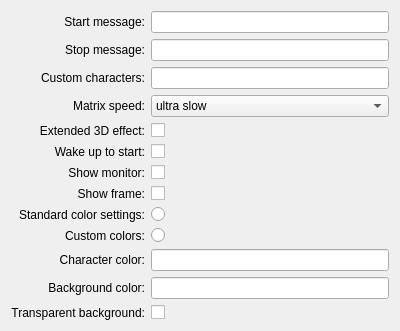
<?xml version="1.0" encoding="UTF-8"?>
<ui version="4.0">
	<class>Form</class>
	<widget class="QWidget" name="Form">
		<property name="geometry">
			<rect>
				<x>0</x>
				<y>0</y>
				<width>400</width>
				<height>38</height>
			</rect>
		</property>
		<layout class="QGridLayout" name="gridLayout">
			<!-- row 0: Start message -->
			<item row="0" column="0">
				<widget class="QLabel" name="label_startMessage">
					<property name="text">
						<string>Start message:</string>
					</property>
					<property name="alignment">
						<set>Qt::AlignRight|Qt::AlignTrailing|Qt::AlignVCenter</set>
					</property>
					<property name="buddy">
						<cstring>kcfg_startMessage</cstring>
					</property>
				</widget>
			</item>
			<item row="0" column="1">
				<widget class="QLineEdit" name="kcfg_startMessage" native="true"/>
			</item>
			<!-- Stop message -->
			<item row="1" column="0">
				<widget class="QLabel" name="label">
					<property name="text">
						<string>Stop message:</string>
					</property>
					<property name="alignment">
						<set>Qt::AlignRight|Qt::AlignTrailing|Qt::AlignVCenter</set>
					</property>
					<property name="buddy">
						<cstring>kcfg_stopMessage</cstring>
					</property>
				</widget>
			</item>
			<item row="1" column="1">
				<widget class="QLineEdit" name="kcfg_stopMessage"/>
			</item>
			<!-- Matrix String -->
			<item row="2" column="0">
				<widget class="QLabel" name="label">
					<property name="text">
						<string>Custom characters:</string>
					</property>
					<property name="alignment">
						<set>Qt::AlignRight|Qt::AlignTrailing|Qt::AlignVCenter</set>
					</property>
					<property name="buddy">
						<cstring>kcfg_matrixString</cstring>
					</property>
				</widget>
			</item>
			<item row="2" column="1">
				<widget class="QLineEdit" name="kcfg_matrixString"/>
			</item>
			<!-- Speed -->
			<item row="3" column="0">
				<widget class="QLabel" name="label">
					<property name="text">
						<string>Matrix speed:</string>
					</property>
					<property name="alignment">
						<set>Qt::AlignRight|Qt::AlignTrailing|Qt::AlignVCenter</set>
					</property>
					<property name="buddy">
						<cstring>kcfg_speed</cstring>
					</property>
				</widget>
			</item>
			<item row="3" column="1">
				<widget class="QComboBox" name="kcfg_speed">
					<item>
						<property name="text">
							<string>ultra slow</string>
						</property>
					</item>
					<item>
						<property name="text">
							<string>very slow</string>
						</property>
					</item>
					<item>
						<property name="text">
							<string>slow</string>
						</property>
					</item>
					<item>
						<property name="text">
							<string>normal</string>
						</property>
					</item>
					<item>
						<property name="text">
							<string>fast</string>
						</property>
					</item>
					<item>
						<property name="text">
							<string>very fast</string>
						</property>
					</item>
					<item>
						<property name="text">
							<string>ultra fast</string>
						</property>
					</item>
				</widget>
			</item>

			<!-- Vertical Space -->
			<item row="4" column="1">
				<spacer name="verticalSpacer">
					<property name="orientation">
						<enum>Qt::Vertical</enum>
					</property>
					<property name="sizeHint" stdset="0">
						<size>
							<width>20</width>
							<height>20</height>
						</size>
					</property>
				</spacer>
			</item>

			<!-- Extended 3D Effect -->
			<item row="5" column="0">
				<widget class="QLabel" name="label">
					<property name="text">
						<string>Extended 3D effect:</string>
					</property>
					<property name="alignment">
						<set>Qt::AlignRight|Qt::AlignTrailing|Qt::AlignVCenter</set>
					</property>
					<property name="buddy">
						<cstring>kcfg_threeDEffect</cstring>
					</property>
				</widget>
			</item>
			<item row="5" column="1">
				<widget class="QCheckBox" name="kcfg_threeDEffect"/>
			</item>
			<!-- Wake up to start -->
			<item row="6" column="0">
				<widget class="QLabel" name="label">
					<property name="text">
						<string>Wake up to start:</string>
					</property>
					<property name="alignment">
						<set>Qt::AlignRight|Qt::AlignTrailing|Qt::AlignVCenter</set>
					</property>
					<property name="buddy">
						<cstring>kcfg_wakeUpToStart</cstring>
					</property>
				</widget>
			</item>
			<item row="6" column="1">
				<widget class="QCheckBox" name="kcfg_wakeUpToStart"/>
			</item>
			<!-- Start Sound -->
			<!--
			<item row="7" column="0">
				<widget class="QLabel" name="label">
					<property name="text">
						<string>Sound at start:</string>
					</property>
					<property name="alignment">
						<set>Qt::AlignRight|Qt::AlignTrailing|Qt::AlignVCenter</set>
					</property>
					<property name="buddy">
						<cstring>kcfg_startSound</cstring>
					</property>
				</widget>
			</item>
			<item row="7" column="1">
				<widget class="QCheckBox" name="kcfg_startSound"/>
			</item>
			-->
			<!-- Show Monitor -->
			<item row="7" column="0">
				<widget class="QLabel" name="label">
					<property name="text">
						<string>Show monitor:</string>
					</property>
					<property name="alignment">
						<set>Qt::AlignRight|Qt::AlignTrailing|Qt::AlignVCenter</set>
					</property>
					<property name="buddy">
						<cstring>kcfg_showMonitor</cstring>
					</property>
				</widget>
			</item>
			<item row="7" column="1">
				<widget class="QCheckBox" name="kcfg_showMonitor"/>
			</item>
			<!-- Show Frame -->
			<item row="8" column="0">
				<widget class="QLabel" name="label">
					<property name="text">
						<string>Show frame:</string>
					</property>
					<property name="alignment">
						<set>Qt::AlignRight|Qt::AlignTrailing|Qt::AlignVCenter</set>
					</property>
					<property name="buddy">
						<cstring>kcfg_showFrame</cstring>
					</property>
				</widget>
			</item>
			<item row="8" column="1">
				<widget class="QCheckBox" name="kcfg_showFrame"/>
			</item>

			<!-- Vertical Space -->
			<item row="9" column="1">
				<spacer name="verticalSpacer">
					<property name="orientation">
						<enum>Qt::Vertical</enum>
					</property>
					<property name="sizeHint" stdset="0">
						<size>
							<width>20</width>
							<height>20</height>
						</size>
					</property>
				</spacer>
			</item>

			<!-- Standard Color Settings -->
			<item row="10" column="0">
				<widget class="QLabel" name="label">
					<property name="text">
						<string>Standard color settings:</string>
					</property>
					<property name="alignment">
						<set>Qt::AlignRight|Qt::AlignTrailing|Qt::AlignVCenter</set>
					</property>
					<property name="buddy">
						<cstring>kcfg_standardColorSettings</cstring>
					</property>
				</widget>
			</item>
			<item row="10" column="1">
				<widget class="QRadioButton" name="kcfg_standardColorSettings"/>
			</item>
			<!-- Custom Color Settings -->
			<item row="11" column="0">
				<widget class="QLabel" name="label">
					<property name="text">
						<string>Custom colors:</string>
					</property>
					<property name="alignment">
						<set>Qt::AlignRight|Qt::AlignTrailing|Qt::AlignVCenter</set>
					</property>
					<property name="buddy">
						<cstring>kcfg_customColorSettings</cstring>
					</property>
				</widget>
			</item>
			<item row="11" column="1">
				<widget class="QRadioButton" name="kcfg_customColorSettings"/>
			</item>

			<!-- Vertical Space -->
			<item row="12" column="1">
				<spacer name="verticalSpacer">
					<property name="orientation">
						<enum>Qt::Vertical</enum>
					</property>
					<property name="sizeHint" stdset="0">
						<size>
							<width>20</width>
							<height>20</height>
						</size>
					</property>
				</spacer>
			</item>

			<!-- Color Selection -->
			<item row="13" column="0">
				<widget class="QLabel" name="label_customCharacterColor">
					<property name="text">
						<string>Character color:</string>
					</property>
					<property name="alignment">
						<set>Qt::AlignRight|Qt::AlignTrailing|Qt::AlignVCenter</set>
					</property>
					<property name="buddy">
						<cstring>kcfg_customCharacterColor</cstring>
					</property>
				</widget>
			</item>
			<item row="13" column="1">
			<!--
			<widget class="KColorButton" name="kcfg_customCharacterColor">
				<property name="color">
				<color>
					<red>255</red>
					<green>255</green>
					<blue>255</blue>
				</color>
				</property>
				<property name="defaultColor">
				<color>
					<red>0</red>
					<green>255</green>
					<blue>0</blue>
				</color>
				</property>
			</widget>
			-->
			<widget class="QLineEdit" name="kcfg_customCharacterColor"/>
			</item>

			<!-- Background Color Selection -->
			<item row="14" column="0">
				<widget class="QLabel" name="label_customBackgroundColor">
					<property name="text">
						<string>Background color:</string>
					</property>
					<property name="alignment">
						<set>Qt::AlignRight|Qt::AlignTrailing|Qt::AlignVCenter</set>
					</property>
					<property name="buddy">
						<cstring>kcfg_customBackgroundColor</cstring>
					</property>
				</widget>
			</item>
			<item row="14" column="1">
			<!--
			<widget class="KColorButton" name="kcfg_customBackgroundColor">
				<property name="color">
				<color>
					<red>255</red>
					<green>255</green>
					<blue>255</blue>
				</color>
				</property>
				<property name="defaultColor">
				<color>
					<red>0</red>
					<green>255</green>
					<blue>0</blue>
				</color>
				</property>
			</widget>
		-->
			<widget class="QLineEdit" name="kcfg_customBackgroundColor"/>
			</item>

			<!-- Transparency -->
			<item row="15" column="0">
				<widget class="QLabel" name="label_transparency">
					<property name="text">
						<string>Transparent background:</string>
					</property>
					<property name="alignment">
						<set>Qt::AlignRight|Qt::AlignTrailing|Qt::AlignVCenter</set>
					</property>
					<property name="buddy">
						<cstring>kcfg_transparency</cstring>
					</property>
				</widget>
			</item>
			<item row="15" column="1">
				<widget class="QCheckBox" name="kcfg_transparency"/>
			</item>

			<!-- Vertical Space -->
			<item row="16" column="1">
				<spacer name="verticalSpacer">
					<property name="orientation">
						<enum>Qt::Vertical</enum>
					</property>
					<property name="sizeHint" stdset="0">
						<size>
							<width>20</width>
							<height>3</height>
						</size>
					</property>
				</spacer>
			</item>
		</layout>
	</widget>
	<customwidgets>
	<!--<customwidget>
		<class>KColorButton</class>
		<extends>QPushButton</extends>
		<header>kcolorbutton.h</header>
	</customwidget>-->
	</customwidgets>
	<resources/>
	<connections>
		<!--<connection>
			<sender>kcfg_notSleeping</sender>
			<signal>toggled(bool)</signal>
			<receiver>kcfg_startMessage</receiver>
			<slot>setDisabled(bool)</slot>
		</connection>-->
		<connection>
			<sender>kcfg_wakeUpToStart</sender>
			<signal>toggled(bool)</signal>
			<receiver>kcfg_startMessage</receiver>
			<slot>setEnabled(bool)</slot>
		</connection>
		<connection>
			<sender>kcfg_standardColorSettings</sender>
			<signal>toggled(bool)</signal>
			<receiver>kcfg_customCharacterColor</receiver>
			<slot>setDisabled(bool)</slot>
		</connection>
		<connection>
			<sender>kcfg_standardColorSettings</sender>
			<signal>toggled(bool)</signal>
			<receiver>kcfg_customBackgroundColor</receiver>
			<slot>setDisabled(bool)</slot>
		</connection>
		<connection>
			<sender>kcfg_standardColorSettings</sender>
			<signal>toggled(bool)</signal>
			<receiver>kcfg_transparency</receiver>
			<slot>setDisabled(bool)</slot>
		</connection>
		<connection>
			<sender>kcfg_standardColorSettings</sender>
			<signal>toggled(bool)</signal>
			<receiver>label_customCharacterColor</receiver>
			<slot>setDisabled(bool)</slot>
		</connection>
		<connection>
			<sender>kcfg_standardColorSettings</sender>
			<signal>toggled(bool)</signal>
			<receiver>label_customBackgroundColor</receiver>
			<slot>setDisabled(bool)</slot>
		</connection>
		<connection>
			<sender>kcfg_standardColorSettings</sender>
			<signal>toggled(bool)</signal>
			<receiver>label_transparency</receiver>
			<slot>setDisabled(bool)</slot>
		</connection>
		<!--<connection>
			<sender>kcfg_transparency</sender>
			<signal>toggled(bool)</signal>
			<receiver>kcfg_customBackgroundColor</receiver>
			<slot>setDisabled(bool)</slot>
		</connection>
		<connection>
			<sender>kcfg_transparency</sender>
			<signal>toggled(bool)</signal>
			<receiver>label_customBackgroundColor</receiver>
			<slot>setDisabled(bool)</slot>
		</connection>-->
	</connections>
</ui>
